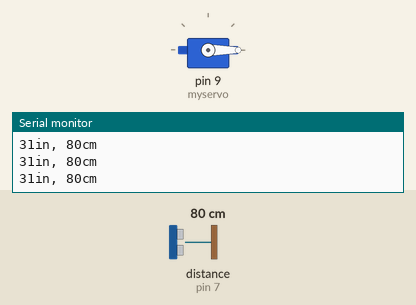
Simulated run of this sketch. Board: Arduino Uno, built with avr-gcc and run on an emulated ATmega328P. On the bench: servo, the last lines printed to the serial monitor. Wiring (inferred from the names in the program): ultrasonic range finder: trigger pin 8; echo pin 7. The test bench sets the inputs (shaded band); at power-on: distance to the obstacle (sensor on pin 7) 80 cm. The echo pulse lasts 58.3 µs per cm.

Above: at 1.2 s.
1.3 s: distance to the obstacle (sensor on pin 7) set to 14 cm
2.8 s: distance to the obstacle (sensor on pin 7) set to 11 cm
At 3.05 s:
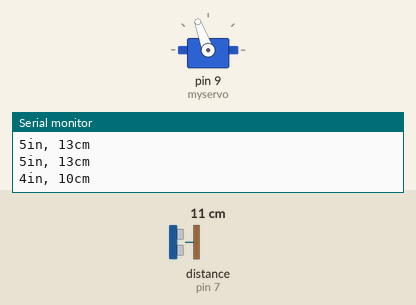
At 3.65 s:
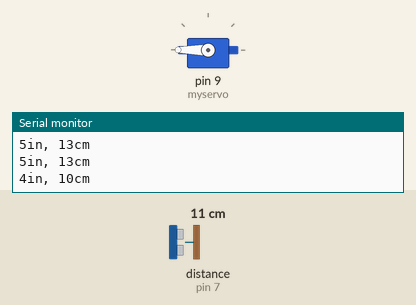
Timing chart, 0 to 14.8 s (numbered marks = the images above; inputs shaded):
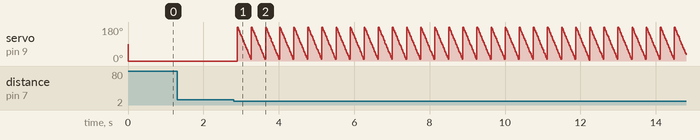

The sketch:

HelloFunctions.ino
```cpp
#include <Servo.h>
#include <NewPing.h>
const int trigPin = 8;
const int echoPin = 7;
Servo myservo;
int pos = 0;
void setup()
{
	Serial.begin(9600);
	myservo.attach(9);
}

void loop()
{
	long duration, inches, cm;
	pinMode(trigPin, OUTPUT);
	digitalWrite(trigPin, LOW);
	delayMicroseconds(2);
	digitalWrite(trigPin, HIGH);
	delayMicroseconds(10);
	digitalWrite(trigPin, LOW);
	pinMode(echoPin, INPUT);
	duration = pulseIn(echoPin, HIGH);
	inches = microsecondsToInches(duration);
	cm = microsecondsToCentimeters(duration);
	Serial.print(inches);
	Serial.print("in, ");
	Serial.print(cm);
	Serial.print("cm");
	Serial.println();
	if (inches != 0)
	{
		if (inches <= 4)
		{
			sweep(3);
		}
		else
		{
			myservo.write(pos);
		}
		delay(100);
	}
}

long microsecondsToInches(long microseconds)
{
	return microseconds / 74 / 2;
}

long microsecondsToCentimeters(long microseconds)
{
	return microseconds / 29 / 2;
}

void sweep(int NUM_OF_CYCLES)
{
	for (int j = 0; j < NUM_OF_CYCLES; j++)
		for (pos = 0; pos < 180; pos += 1)
		{
			myservo.write(pos);
			for (pos = 180; pos >= 1; pos -= 1)
			{
				myservo.write(pos);
				delay(2);
			}
		}
}
```

Measured:
- the behaviour switches between 13 and 12 cm on distance to the obstacle (sensor on pin 7) (found by bisection; images 0 and 1)
- after the input at 2.8 s, servo on pin 9 (myservo): ramps from 180° to 5° and jumps back, once every 0.37 s
